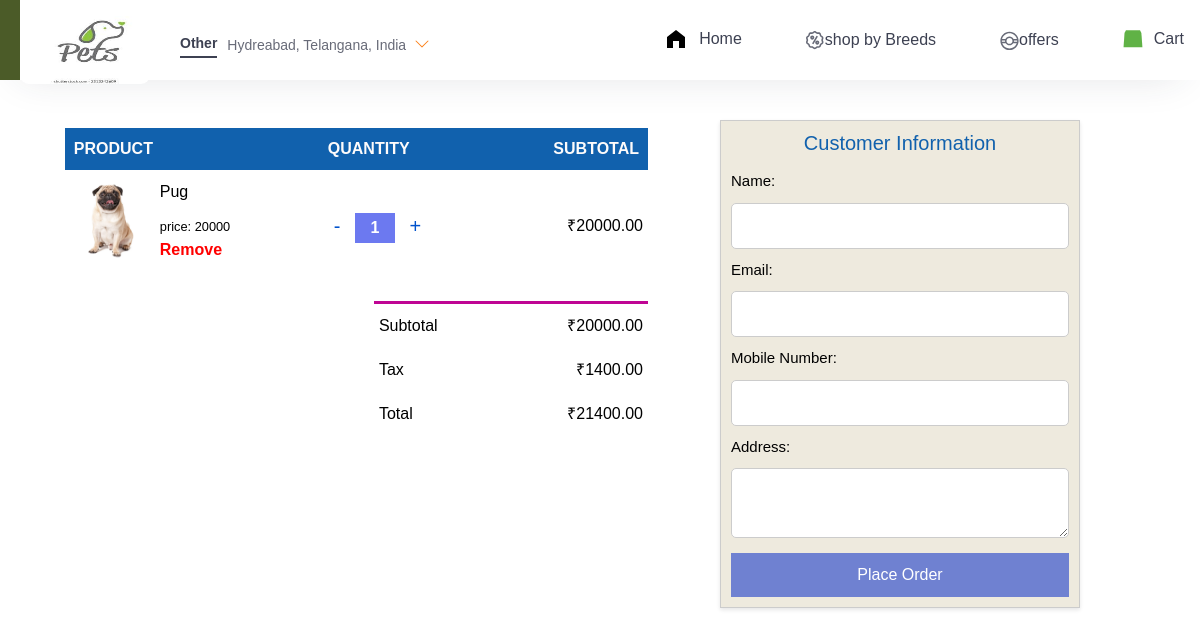
The page /cart/3 on the database its author committed.
### bookapp/models.py (models this page shows)
class animalsDB(models.Model):
    animals_image = models.ImageField(upload_to='images', null=True)
    animals_heading = models.CharField(max_length=1000)
    animals_content = models.CharField(max_length=2000)
    animals_price = models.IntegerField(max_length=6)
    animals_isStock = models.BooleanField(default=False)

### bookapp/views.py (the view)
# urls.py: path('cart/<int:id>', views.cart, name='cart'),
def cart(req, id):
    data = animalsDB.objects.get(pk=id)
    return render(req, 'cart.html', {'j':data})

### bookapp/templates/cart.html (shortened to what this page needs)
{% load static %}
<!DOCTYPE html>
<html lang="en">
  <head>
    <link rel="stylesheet" href="https://cdn.jsdelivr.net/npm/bootstrap@4.0.0/dist/css/bootstrap.min.css" />
    <link rel="stylesheet" href="{% static 'css/style.css' %}" />
    <link rel="stylesheet" href="{% static 'css/style1.css' %}" />
    <link rel="stylesheet" href="{% static 'css/animals.css' %}">
  </head>
  <body>
    <header id="cart-section" class="navbar">
      <div class="nav">
        <div class="left">
          <a href="#home" class="logo"><img class="logo_img" src="{% static 'images/logo1.jpeg' %}" alt="" /></a>
          <div class="location-div">
            <span class="other">Other</span>
            <span class="location">Hydreabad, Telangana, India</span>
            <span class="arrow-down">
              <svg xmlns="http://www.w3.org/2000/svg" width="16" height="16" fill="currentColor" class="bi bi-chevron-down" viewBox="0 0 16 16">
                <path fill-rule="evenodd" d="M1.646 4.646a.5.5 0 0 1 .708 0L8 10.293l5.646-5.647a.5.5 0 0 1 .708.708l-6 6a.5.5 0 0 1-.708 0l-6-6a.5.5 0 0 1 0-.708z" />
              </svg>
            </span>
          </div>
        </div>
        <div class="right">
          <ul class="items">
            <li>
              <div class="nav-item">
                <a href="{% url "home" %}">
                  <svg width="24" height="24" viewBox="0 0 24 24">
                    <path d="M3 10v11h6v-7h6v7h6v-11L12,3z">
                  </svg>
                  <span>Home</span>
                </a>
              </div>
            </li>
            <li>
              <div class="nav-item">
                  <span>shop by Breeds</span>
              </div>
            </li>
            <li>
              <div class="nav-item">
                  <span>offers</span>
              </div>
            </li>
            <li>
              <div class="nav-item">
                <a href="">
                  <svg class="_1GTCc _173fq" viewBox="-1 0 37 32" height="20" width="20" fill="#60b246">
                    <path d="M4.438 0l-2.598 5.11-1.84 26.124h34.909l-1.906-26.124-2.597-5.11z"></path>
                  </svg>
                  <span>Cart</span>
                </a>
              </div>
            </li>
          </ul>
        </div>
      </div>
    </header>
    <br><br>
        <div class="all">
          <div class="cart-page">
            <table>
              <tr>
                  <th>PRODUCT</th>
                  <th>QUANTITY</th>
                  <th>SUBTOTAL</th>
              </tr>
              <tr class="cart-row" data-product-id="2" data-price="{{j.animals_price}}">
                  <td>
                      <div class="cart-info">
                          <img src="{{j.animals_image.url}}" />
                          <div>
                              <p class="cart-item-title">{{j.animals_heading}}</p>
                              <small id="price">price: {{j.animals_price}}</small>
                              <br/>
                              <p class="remove" onclick="removeCartItem(event)">Remove</p>
                          </div>
                      </div>
                  </td>
                  <td>
                      <div class="Counter">
                          <span class="down" onclick="decreaseCount(event, this)"><button> - </button></span>
                          <input type="text" class="cart-quantity-input" value="1" onchange="updateCart()">
                          <span class="up" onclick="increaseCount(event, this)"><button> + </button></span>
                      </div>
                  </td>
                  <td class="cart-price" data-subtotal=""></td>
              </tr>
          </table>
          <div class="total-price">
              <table>
                  <tr>
                      <td>Subtotal</td>
                      <td class="cart-total-price">₹0.00</td>
                  </tr>
                  <tr>
                      <td>Tax</td>
                      <td class="cart-tax-amount">₹0.00</td>
                  </tr>
                  <tr>
                      <td>Total</td>
                      <td class="cart-grand-total">₹0.00</td>
                  </tr>
              </table>
            </div>
          </div>
          <section class="customer-info">
              <form onsubmit="display()">
                  <h2>Customer Information</h2>
                  <label for="name">Name:</label>
                  <input type="text" id="name" name="name" required>
                  <label for="email">Email:</label>
                  <input type="email" id="email" name="email" required>
                  <label for="name">Mobile Number:</label>
                  <input type="text" id="name" name="name" required>
                  <label for="address">Address:</label>
                  <textarea id="address" name="address" required></textarea>
                  <button type="submit">Place Order</button>
              </form>
          </section>
        </div>
        <br><br>
  </body>
</html>

### bookapp/static/css/style.css (style rules this page uses)
*, *::after, *::before { box-sizing: inherit; margin: 0; padding: 0; }
html { font-size: 62.5%; box-sizing: border-box; }
body { font-family: sans-serif; font-size: 1.6rem; font-weight: 400; color: #000000; }
a { text-decoration: none; color: inherit; }
li { list-style: none; }
img { height: 100px; width: 150px; }
.navbar a { font-weight: 500; transition: all 0.2s linear; border-bottom: 2px solid transparent; }
.navbar { box-shadow: 0 15px 40px -20px rgba(43, 47, 68, 0.15); position: fixed; top: 0; left: 0; right: 0; height: 80px; background: #4b5b28; z-index: 1000; padding: 0 20px; }
.navbar .nav { max-width: 1200px; min-width: 1200px; position: relative; margin: 0 auto; height: 80px; background: #ffffff; display: flex; justify-content: space-between; }
.navbar .left { display: flex; align-items: center; }
.navbar .left .logo .logo_img { height: 80px; width: 130px; border-radius: 9px; }
.navbar .location-div, .other { position: relative; }
.navbar .location-div { display: flex; align-items: center; margin-left: 30px; max-width: 300px; height: 30px; cursor: pointer; margin-bottom: -1px; padding-right: 10px; font-size: 14px; }
.navbar .right { position: relative; }
.location-div .other { font-weight: 700; color: #3d4152; float: left; padding-bottom: 2px; border-bottom: 2px solid #3d4152; }
.location-div .location { display: block; font-weight: 300; padding-left: 5px; margin-left: 5px; color: #686b78; }
.location-div .arrow-down { position: absolute; right: -6%; top: 50%; transform: translateY(-50%); font-size: 1rem; color: #fc8019; font-weight: 700; }
.right .items { display: flex; align-items: center; }
.right .items li { margin-right: 36px; color: #3d4152; font-size: 16px; font-weight: 500; list-style-type: none; }
.right .items .nav-item { display: flex; align-items: center; padding-left: 28px; position: relative; height: 80px; cursor: pointer; }
.right .items .nav-item a { display: flex; align-items: center; text-decoration: none; color: #3d4152; font-size: 16px; }
.nav-item a span { padding-left: 11px; }
.right .items li:last-child a svg { color: #60b246; }

### bookapp/static/css/style1.css (style rules this page uses)
.all { display: flex; grid-template-columns: 100% 30%; }
.cart-page { margin: 80px auto; flex: 1; }
.cart-page table { margin-left: 10%; width: 90%; border-collapse: collapse; }
.cart-page table th { text-align: left; padding: 9px; color: #fdfbfb; background: #1161ad; }
.cart-page table td { padding: 10px 5px; }
.cart-page table td input { width: 40px; height: 30px; padding: 5px; border: 10px; line-height: 10px; font-size: 10px; text-align: center; background: rgba(11, 33, 230, 0.6); color: #fff; outline: 0; font-size: medium; font-weight: 700; }
.cart-page table td span button { transition: all .2s ease; font-size: 20px; padding: 10px; cursor: pointer; color: #0052cc; border: none; background: transparent; }
.cart-page table td img { width: 80px; height: 80px; margin-right: 10px; }
.cart-page table td .cart-info { display: flex; flex-wrap: wrap; }
.cart-page table td:last-child { text-align: right; }
.cart-page table th:last-child { text-align: right; }
.cart-page .total-price { flex: 3; margin-left: 53%; margin-top: 3%; }
.cart-page .total-price table { border-top: 3px solid #bf0594; width: 90%; max-width: 400px; }
.cart-page .cart-info .remove { cursor: pointer; color: red; font-weight: 600; }
.customer-info { margin: 6%; border: 1px solid #ccc; padding: 10px; margin-right: 10%; width: 30%; background-color: rgba(199, 187, 147, 0.3); box-shadow: 0px 2px 4px rgba(0, 0, 0, 0.1); z-index: 2; }
.customer-info h2 { font-size: 2rem; text-align: center; color: #1161ad; }
.customer-info form { display: flex; flex-direction: column; }
.customer-info label { font-size: 1.5rem; margin-top: 10px; }
.customer-info input[type="text"], .customer-info input[type="email"], .customer-info textarea { padding: 10px; margin-top: 5px; border: 1px solid #ccc; border-radius: 5px; }
.customer-info button { background-color: #6f81d1; color: #fff; border: none; padding: 10px 10px; margin-top: 15px; cursor: pointer; }

### rows shown on the page
animalsDB: animals_image (picture), animals_heading "Pug", animals_price "20000"
